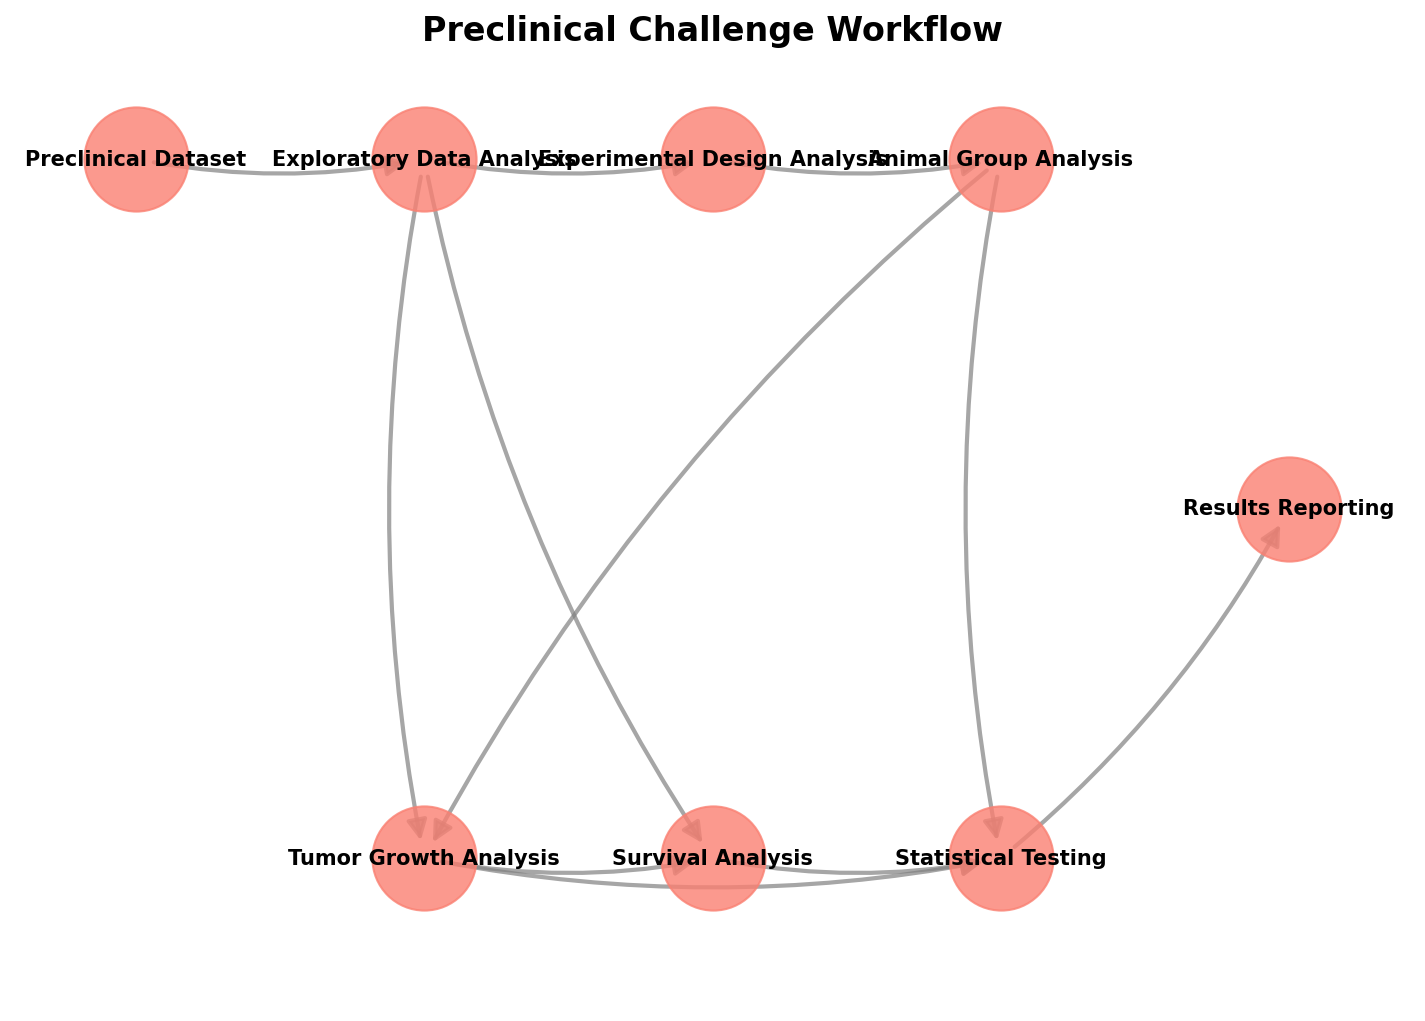

Write Python code to recreate this figure.
"""
Preclinical Challenge Workflow Diagram Generator

This script generates a diagram illustrating the preclinical challenge workflow
for the Science Data Kit video tutorials.
"""

import os
import sys
import matplotlib.pyplot as plt
import networkx as nx
import io
import base64

# Add parent directories to path to allow imports
sys.path.append(os.path.abspath(os.path.join(os.path.dirname(__file__), '../../../../')))

def create_preclinical_challenge_workflow_diagram():
    """
    Create a diagram illustrating the preclinical challenge workflow.
    """
    # Create a directed graph
    G = nx.DiGraph()
    
    # Add nodes for each step in the workflow
    nodes = [
        ("data", "Preclinical Dataset"),
        ("explore", "Exploratory Data Analysis"),
        ("design", "Experimental Design Analysis"),
        ("groups", "Animal Group Analysis"),
        ("tumor", "Tumor Growth Analysis"),
        ("survival", "Survival Analysis"),
        ("stats", "Statistical Testing"),
        ("report", "Results Reporting")
    ]
    
    for node_id, node_label in nodes:
        G.add_node(node_id, label=node_label)
    
    # Add edges to show the workflow
    edges = [
        ("data", "explore"),
        ("explore", "design"),
        ("design", "groups"),
        ("groups", "tumor"),
        ("tumor", "survival"),
        ("survival", "stats"),
        ("stats", "report"),
        # Add some additional connections
        ("explore", "tumor"),  # Exploratory analysis can lead directly to tumor growth analysis
        ("explore", "survival"),  # Exploratory analysis can lead directly to survival analysis
        ("tumor", "stats"),  # Tumor growth analysis leads to statistical testing
        ("groups", "stats")  # Animal group analysis leads to statistical testing
    ]
    
    for source, target in edges:
        G.add_edge(source, target)
    
    # Create the figure
    plt.figure(figsize=(12, 8))
    
    # Define node positions in a hierarchical layout
    pos = {
        "data": (0, 3),
        "explore": (2, 3),
        "design": (4, 3),
        "groups": (6, 3),
        "tumor": (2, 1),
        "survival": (4, 1),
        "stats": (6, 1),
        "report": (8, 2)
    }
    
    # Draw the graph
    nx.draw_networkx_nodes(G, pos, node_size=2500, node_color="salmon", alpha=0.8)
    nx.draw_networkx_edges(G, pos, width=2, alpha=0.7, edge_color="gray", 
                          connectionstyle='arc3,rad=0.1', arrowsize=20)
    
    # Add labels
    labels = {node_id: data["label"] for node_id, data in G.nodes(data=True)}
    nx.draw_networkx_labels(G, pos, labels=labels, font_size=10, font_weight="bold")
    
    # Remove axis
    plt.axis("off")
    
    # Add title
    plt.title("Preclinical Challenge Workflow", fontsize=16, fontweight="bold", pad=20)
    
    # Save the figure
    output_path = os.path.join(os.path.dirname(__file__), "preclinical_challenge_workflow.png")
    plt.savefig(output_path, dpi=150, bbox_inches="tight")
    plt.close()
    
    print(f"Diagram saved to {output_path}")
    return output_path

if __name__ == "__main__":
    create_preclinical_challenge_workflow_diagram()
